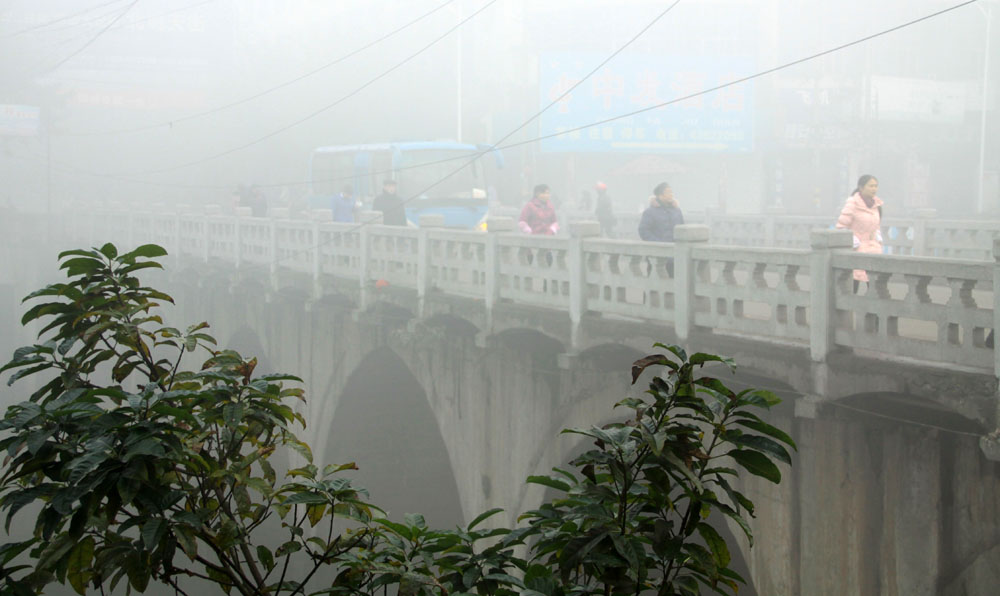
#> input picture Dark_Prior/foggy2.jpg, 1000 x 596 px
$ python main.py   (older library calls are emulated)
#> lines starting #> are read from the running program, lines starting #| are printed output that depends on the picture
#> further down, image_origin is the input picture: shape (596, 1000, 3); mean B, G, R 148.6, 154.7, 150.1
#| origin image shape: (596, 1000, 3)
import cv2
import numpy as np
import sys
import copy
from scipy.sparse import diags


# 计算图像的暗通道
def dark_channel(img, w):
#> called with w = 7
    r, g, b = cv2.split(img)
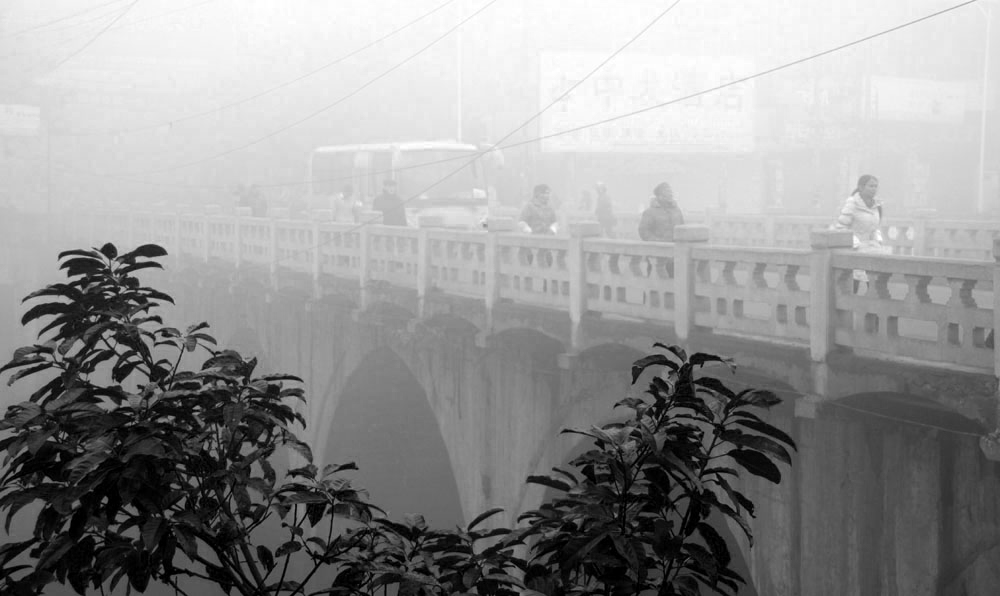
#> r: shape (596, 1000); min 0, max 255, mean 148.6
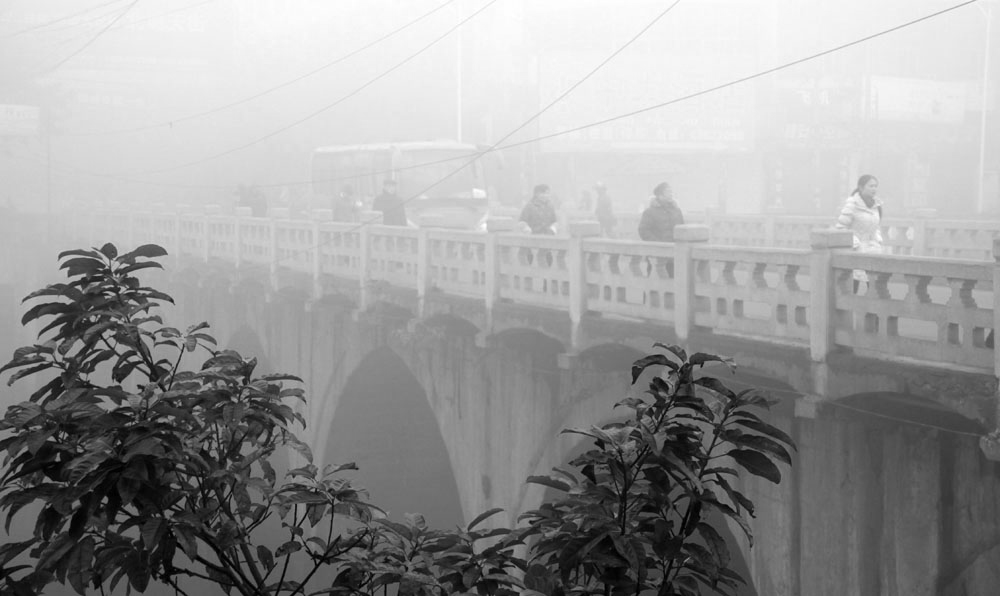
#> g: shape (596, 1000); min 0, max 255, mean 154.7
    min_img = cv2.min(r, cv2.min(g, b))
    kernel = cv2.getStructuringElement(cv2.MORPH_RECT, ((2 * w + 1), (2 * w + 1)))
    dc_img = cv2.erode(min_img, kernel)
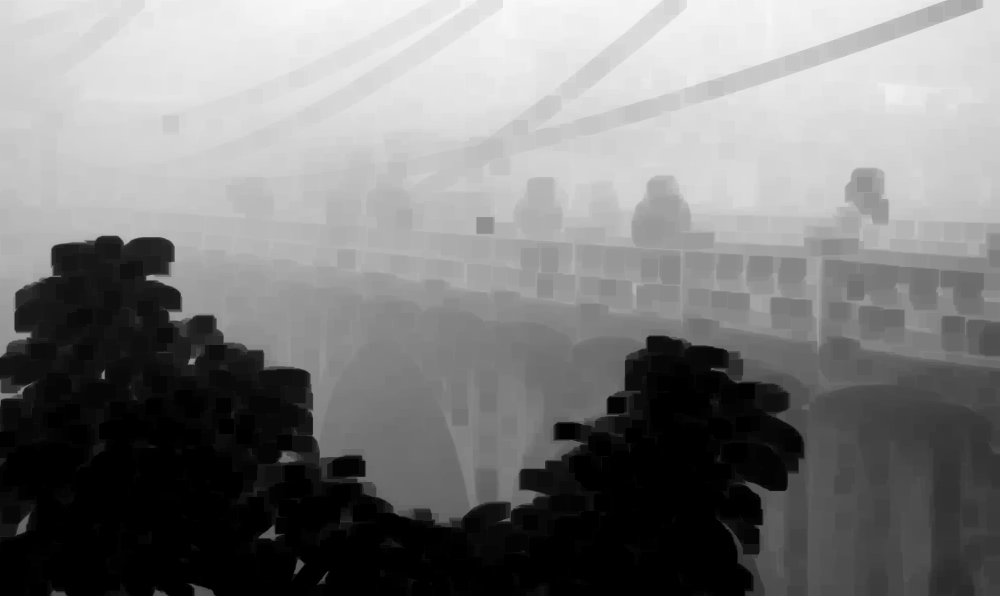
#> dc_img: shape (596, 1000); min 0, max 249, mean 124.6

    return dc_img

# def dark_channel(img, w):
#     # 将图像转换为浮点数
#     image = img.astype(np.float32) / 255.0
#
#     # 使用矩形滤波器来求解暗通道
#     kernel = np.ones(((2*w+1), (2*w+1)), np.float32) / ((2*w+1) * (2*w+1))
#     dark_channel = cv2.dilate(image, kernel)
#     dark_channel = np.min(dark_channel, axis=2)
#
#     return dark_channel

# 计算大气光A
def estimating_atmospheric_light(image, dark_channel):
    i = dark_channel.shape
#> i = (596, 1000)
    num_sum = dark_channel.shape[0] * dark_channel.shape[1] #总像素数
#> num_sum = 596000
    num = int(num_sum * 0.001)#应选出的像素数量（前99.9%）
#> num = 596
    print("image has " + str(num_sum) + " pixels. Top 0.1% has " + str(num) + " points")
#| image has 596000 pixels. Top 0.1% has 596 points

    pixels = []  # 储存全部的像素值
    for i in range(dark_channel.shape[0]):
        for j in range(dark_channel.shape[1]):
            pixels.append(dark_channel[i][j])
#> after the loop, pixels = 596000 items

    pixels_sorted_id = sorted(range(len(pixels)), key=lambda x: pixels[x])  # 像素值排序，储存升序后的id
#> pixels_sorted_id = 596000 items

    value_threshold = pixels[pixels_sorted_id[len(pixels)-num]]
#> value_threshold = 246
    print("dark channel value >= " + str(value_threshold) + " belong 0.1%")
#| dark channel value >= 246 belong 0.1%

    max_value = 0
    row = 0
    col = 0
    for i in range(dark_channel.shape[0]):
        for j in range(dark_channel.shape[1]):
            if dark_channel[i][j] > value_threshold:
                value = int(image[i][j][0]) + int(image[i][j][1]) + int(image[i][j][2])#在原图中确定最亮点
                if value > max_value:
                    max_value = value
                    row = i
                    col = j
#> after the loop, col = 304; max_value = 759; row = 0

    A = image[row][col]
#> A = [253, 254, 252]
    print("A at: [" + str(row) + ", " + str(col) + "], value: " + str(A))
#| A at: [0, 304], value: [253 254 252]
    return A


# [28 lines of commented-out code are left out]

def dehaze(image):
    dark_prior = dark_channel(image,7)  # 原图像的暗通道
    cv2.imshow("dark channel of origin", dark_prior)

    A = estimating_atmospheric_light(image, dark_prior)  # 确定大气光
#> A = [253, 254, 252]
    t = image / A
    t_min = dark_channel(t, 7)

    # 导向滤波优化image/A的暗通道
    img_gray = cv2.cvtColor(image, cv2.COLOR_BGR2GRAY).astype('float64') / 255
#> (the run stopped early here; a loop or call above may not have finished)
